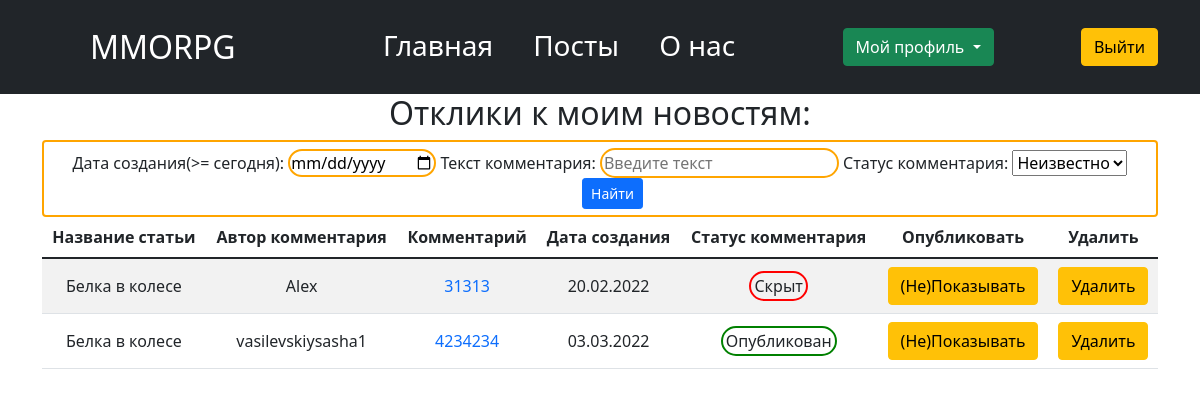
The page /posts/post_responses/ (signed in) on the database as committed earlier.
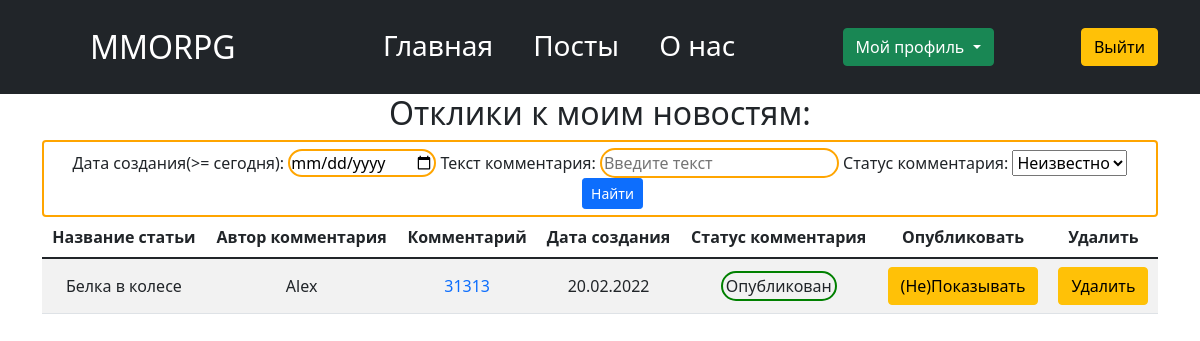
The same page on the database as committed later.
### news/models.py (models this page shows, shortened)
class Comment(models.Model):
    user_comment = models.ForeignKey(User,
                                     on_delete=models.CASCADE,
                                     verbose_name='Автор комментария')
    text_comment = models.TextField(verbose_name='Текст коммента')
    post_comment = models.ForeignKey(Post,
                                     on_delete=models.CASCADE,
                                     related_name='comments_posts',
                                     verbose_name='Комментируемый пост')
    time_comment = models.DateTimeField(auto_now_add=True,
                                        verbose_name='Дата комментария')
    status_comment = models.BooleanField(verbose_name='Статус коммента',
                                         default=False,
                                        )
    objects = StatusComments()
    class Meta:
        verbose_name = 'Комментарий'
        verbose_name_plural = 'Комментарии'

class Post(models.Model):
    Tank = 'Танк'
    Heal = 'Хиллы'
    DD = 'ДД'
    SELLERS = 'Торговцы'
    GILDMASTERS = 'Гилдмастеры'
    KVESTGRS = 'Квестгиверы'
    BLACKSMITHS = 'Кузнецы'
    LEATHERWRKS = 'Кожевники'
    CHEMISTS = 'Зельевары'
    SPELLMASTERS = 'Мастера Заклинаний'
    CATEGORY_CHOICES = [
        (Tank, 'Танк'),
        (Heal, 'Хиллы'),
        (DD, 'ДД'),
        (SELLERS, 'Торговцы'),
        (GILDMASTERS, 'Гилдмастеры'),
        (KVESTGRS, 'Квестгиверы'),
        (BLACKSMITHS, 'Кузнецы'),
        (LEATHERWRKS, 'Кожевники'),
        (CHEMISTS, 'Зельевары'),
        (SPELLMASTERS, 'Мастера Заклинаний')
    ]
    title = models.CharField(unique=True,
                             max_length=128,
                             verbose_name='Название'
                             )
    text = models.TextField(verbose_name='131')
    date_creation = models.DateTimeField(auto_now_add=True)
    category = models.CharField(choices=CATEGORY_CHOICES,
                                default='Tank',
                                verbose_name='Категория',
                                max_length=18
                                )
    author = models.ForeignKey(User,
                               on_delete=models.CASCADE,
                               verbose_name='Автор'
                               )
    rating = models.IntegerField(default=0)
    class Meta:
        verbose_name = 'Пост'
        verbose_name_plural = 'Посты'

### news/views.py (the view)
# urls.py: path('post_responses/', PostResponses.as_view(), name='post_responses'),
class PostResponses(LoginRequiredMixin, TemplateView):
    template_name = 'MMORPG/post_responses.html'
    def get_context_data(self, **kwargs):
        context = super().get_context_data(**kwargs)
        context['post_comments'] = Comment.objects.all().order_by('-time_comment')
        context['filter'] = ResponseFilter(self.request.GET)
        return context

### news/models.py (called while the page is built)
    def get_queryset(self):
        return super().get_queryset().filter(Q(status_comment=False, user_comment=get_current_user()) |
                                             Q(status_comment=False, post_comment__author=get_current_user()) |
                                             Q(status_comment=True)
                                             )

### templates/MMORPG/post_responses.html (shortened to what this page needs)
{% extends 'MMORPG/flatpages/default.html' %}
{% block content %}
  <h2>Отклики к моим новостям:</h2>
  <form method="GET" class="form-control" style="border: 2px solid orange;">
    {{ filter.form}}
    <input type="submit" value="Найти" class="btn btn-primary btn-sm" style="margin-left: 25px;">
  </form>
  <table class="table table-striped">
    <thead>
      <tr>
        <th scope="col">Название статьи</th>
        <th scope="col">Автор комментария</th>
        <th scope="col">Комментарий</th>
        <th scope="col">Дата создания</th>
        <th scope="col">Статус комментария</th>
        <th scope="col">Опубликовать</th>
        <th scope="col">Удалить</th>
      </tr>
    </thead>
    <tbody>
      {%for comment in filter.qs%}
        {% if request.user == comment.post_comment.author %}
          <tr {% if post.id|slugify == request.GET.id %} style="background:yellow" {% endif%}>
              {% include 'MMORPG/comment_instance.html' %}
          </tr>
        {%endif%}
      {% endfor %}
    </tbody>
  </table>
{% endblock %}

### templates/MMORPG/flatpages/default.html (shortened to what this page needs)
{% load static %}
<!doctype html>
<html lang="en">
  <head>
    <link href="{% static 'bootstrap/css/bootstrap.min.css' %}" rel="stylesheet">
  </head>
  <body>
    <nav class="p-3 bg-dark text-white sticky-top ">
        <div class="container">
          <div class="d-flex flex-wrap align-items-center justify-content-center justify-content-lg-start">
            <a href="/home/" class="d-flex align-items-center mb-3 mb-md-0 me-md-auto text-white text-decoration-none">
              <svg class="bi me-2" width="40" height="32"><use xlink:href="#bootstrap"/></svg>
              <span class="fs-2">MMORPG</span>
            </a>
            <button class="navbar-toggler" type="button" data-toggle="collapse" data-target="#navbarTogglerDemo02" aria-controls="navbarTogglerDemo02" aria-expanded="false" aria-label="Toggle navigation">
              <span class="navbar-toggler-icon"></span>
            </button>
            <ul class="nav col-lg-auto me-lg-auto justify-content-center fs-3">
              <li>
                <a class="nav-link px-3 mx-1 mb-1 text-white" href="{% url 'home_page' %}">Главная</a>
              </li>
              <li>
                <a class="nav-link px-3 mx-1 mb-1 text-white" href="{% url 'post_list' %}" >Посты</a>
              </li>
              <li>
                <a class="nav-link px-3 mx-1 mb-1 text-white" href="/about/" >О нас</a>
              </li>
            </ul>
            {% if request.user.is_authenticated %}
              <div class="dropdown px-3 ">
                <button class="btn btn-success dropdown-toggle" type="button" id="dropdownMenuButton1" data-bs-toggle="dropdown" aria-expanded="false">
                  Мой профиль
                </button>
              </div>
              <div class="text-end">
                <button onclick="window.location.href = '/accounts/logout/'" type="button" class="btn btn-warning">Выйти</button>
              </div>
            {%else%}
              <div class="text-end">
                <button onclick="window.location.href = '/accounts/login/'" type="button" class="btn btn-outline-light me-2">Вход</button>
                <button onclick="window.location.href = '/accounts/signup/'" type="button" class="btn btn-warning">Регистрация</button>
              </div>
            {%endif%}
          </div>
        </div>
    </nav>
    <div class="container">
      <div class="row">
        <div class="col-lg-12 text-center">
          {% block content %}{% endblock content %}
        </div>
      </div>
    </div>
  </body>
</html>

### templates/MMORPG/comment_instance.html (shortened to what this page needs)
    <td style='vertical-align: middle;'>{{comment.post_comment.title}}</td>
    <td style='vertical-align: middle;'>{{comment.user_comment}}</td>
    <td style='vertical-align: middle;'><a href="#" style="text-decoration: none;"> {{comment.text_comment}} </a></td>
    <td style='vertical-align: middle;'>{{comment.time_comment|date:'d.m.Y'}}</td>
    <td style='vertical-align: middle;'>{% if comment.status_comment %}
            <font style="border: 2px solid green; border-radius: 15px; padding: 2px 3px;">Опубликован</font>
        {% else %}
            <font style="border: 2px solid red; border-radius: 15px; padding: 2px 3px;">Скрыт</font>
        {% endif %}
</td>
<td style="vertical-align: middle;"><a class="update_status btn btn-warning" href="#" data-url="{%url 'update_status_comment' comment.id 'public'%}">(Не)Показывать</a></td>
<td style="vertical-align: middle;"><a class="update_status btn btn-warning" href="#" data-url="{%url 'update_status_comment' comment.id 'delete'%}">Удалить</a></td>

Rows that differ between the two databases and show on the page:
removed Comment: post_comment "Белка в колесе", user_comment "vasilevskiysasha1", text_comment "4234234", time_comment "03.03.2022", status_comment "Опубликован"
changed Comment "Белка в колесе": status_comment "Скрыт" → "Опубликован"
